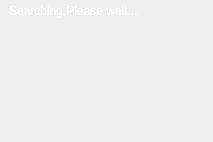
<?xml version="1.0" encoding="UTF-8"?>
<ui version="4.0">
 <class>Form</class>
 <widget class="QWidget" name="Form">
  <property name="geometry">
   <rect>
    <x>0</x>
    <y>0</y>
    <width>213</width>
    <height>142</height>
   </rect>
  </property>
  <property name="windowTitle">
   <string>Form</string>
  </property>
  <layout class="QVBoxLayout" name="verticalLayout_2">
   <property name="spacing">
    <number>0</number>
   </property>
   <property name="margin">
    <number>0</number>
   </property>
   <item>
    <layout class="QVBoxLayout" name="verticalLayout">
     <property name="spacing">
      <number>0</number>
     </property>
     <item>
      <widget class="QWidget" name="widgetBar" native="true">
       <property name="sizePolicy">
        <sizepolicy hsizetype="Preferred" vsizetype="Fixed">
         <horstretch>0</horstretch>
         <verstretch>0</verstretch>
        </sizepolicy>
       </property>
       <property name="minimumSize">
        <size>
         <width>0</width>
         <height>30</height>
        </size>
       </property>
       <property name="maximumSize">
        <size>
         <width>16777215</width>
         <height>30</height>
        </size>
       </property>
       <property name="styleSheet">
        <string notr="true">QWidget#widgetBar
{
  border-image:url(Skin/maintitle.png);
}</string>
       </property>
       <layout class="QHBoxLayout" name="horizontalLayout_4">
        <property name="topMargin">
         <number>0</number>
        </property>
        <item>
         <layout class="QHBoxLayout" name="horizontalLayout_3">
          <item>
           <widget class="QLabel" name="labelSearchingWait">
            <property name="styleSheet">
             <string notr="true">color:white;</string>
            </property>
            <property name="text">
             <string>Searching,Please wait...</string>
            </property>
           </widget>
          </item>
          <item>
           <spacer name="horizontalSpacer">
            <property name="orientation">
             <enum>Qt::Horizontal</enum>
            </property>
            <property name="sizeHint" stdset="0">
             <size>
              <width>40</width>
              <height>20</height>
             </size>
            </property>
           </spacer>
          </item>
         </layout>
        </item>
       </layout>
      </widget>
     </item>
     <item>
      <widget class="QWidget" name="widgetAnimation" native="true">
       <property name="minimumSize">
        <size>
         <width>0</width>
         <height>100</height>
        </size>
       </property>
       <property name="maximumSize">
        <size>
         <width>16777215</width>
         <height>150</height>
        </size>
       </property>
       <property name="styleSheet">
        <string notr="true">QWidget#widgetAnimation
{
 border-image:url(Skin/smsmaincontentback.png);
}</string>
       </property>
       <widget class="QLabel" name="labelManualSearchNetAnimation">
        <property name="geometry">
         <rect>
          <x>70</x>
          <y>20</y>
          <width>61</width>
          <height>50</height>
         </rect>
        </property>
        <property name="text">
         <string/>
        </property>
       </widget>
      </widget>
     </item>
    </layout>
   </item>
  </layout>
 </widget>
 <resources/>
 <connections/>
</ui>
